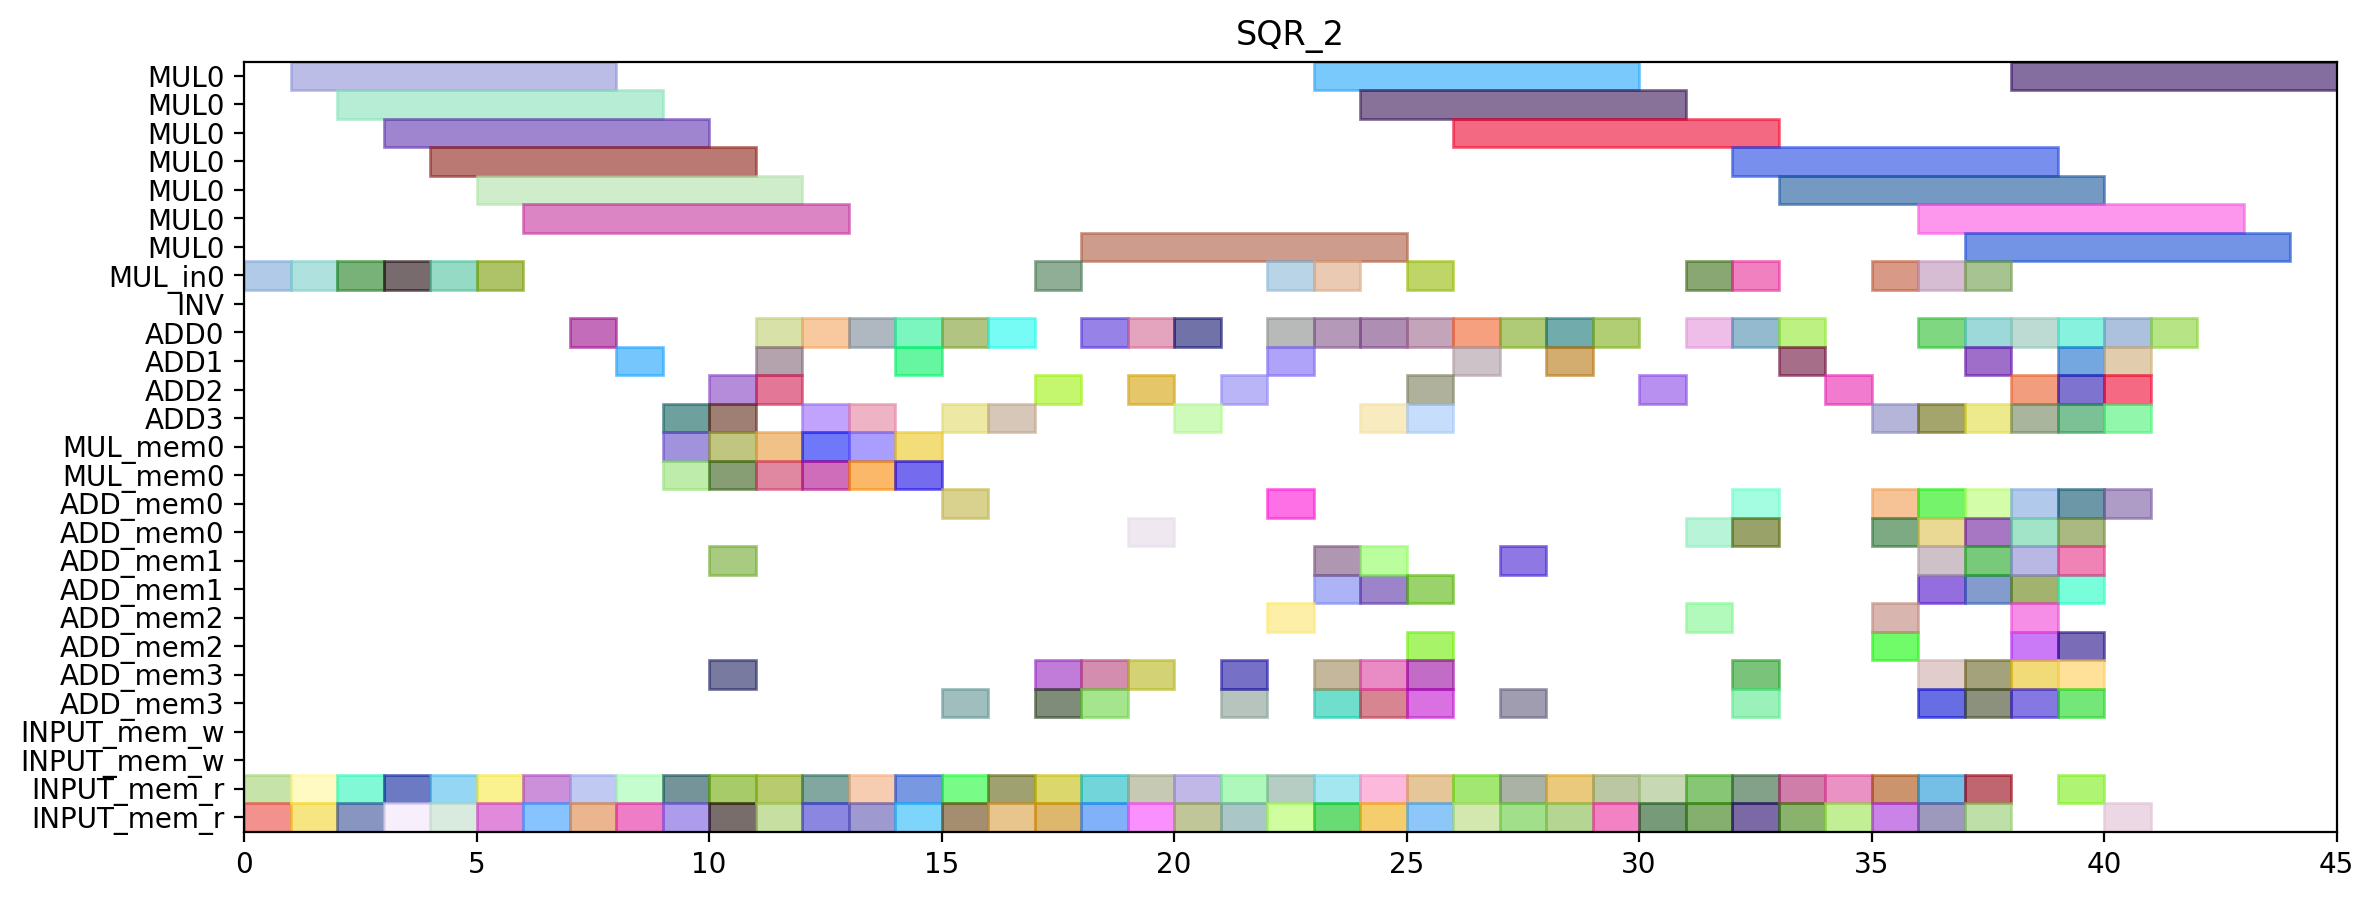

Here is the Python script that generated this plot:
from pyschedule import Scenario, solvers, plotters, alt


def solve():
	horizon = 127
	S = Scenario("SQR_2", horizon=horizon)

	# resource
	MUL = S.Resources('MUL', num=1, size=7)
	MUL_in = S.Resources('MUL_in', num=1)
	INV = S.Resource('INV')
	ADD = S.Resources('ADD', num=4, periods=range(1, horizon))
	MUL_mem = S.Resources('MUL_mem', num=1, size=2)
	ADD_mem = S.Resources('ADD_mem', num=4, size=2)
	INPUT_mem_w = S.Resource('INPUT_mem_w', size=2)
	INPUT_mem_r = S.Resource('INPUT_mem_r', size=2)

	# result of previous scheduling
	c_t2_t3_t1_in = S.Task('c_t2_t3_t1_in', length=1, delay_cost=1)
	S += c_t2_t3_t1_in >= 0
	c_t2_t3_t1_in += MUL_in[0]

	c_t2_t3_t1_mem0 = S.Task('c_t2_t3_t1_mem0', length=1, delay_cost=1)
	S += c_t2_t3_t1_mem0 >= 0
	c_t2_t3_t1_mem0 += INPUT_mem_r

	c_t2_t3_t1_mem1 = S.Task('c_t2_t3_t1_mem1', length=1, delay_cost=1)
	S += c_t2_t3_t1_mem1 >= 0
	c_t2_t3_t1_mem1 += INPUT_mem_r

	c_t2_t3_t0_in = S.Task('c_t2_t3_t0_in', length=1, delay_cost=1)
	S += c_t2_t3_t0_in >= 1
	c_t2_t3_t0_in += MUL_in[0]

	c_t2_t3_t0_mem0 = S.Task('c_t2_t3_t0_mem0', length=1, delay_cost=1)
	S += c_t2_t3_t0_mem0 >= 1
	c_t2_t3_t0_mem0 += INPUT_mem_r

	c_t2_t3_t0_mem1 = S.Task('c_t2_t3_t0_mem1', length=1, delay_cost=1)
	S += c_t2_t3_t0_mem1 >= 1
	c_t2_t3_t0_mem1 += INPUT_mem_r

	c_t2_t3_t1 = S.Task('c_t2_t3_t1', length=7, delay_cost=1)
	S += c_t2_t3_t1 >= 1
	c_t2_t3_t1 += MUL[0]

	c_t1_t3_t1_in = S.Task('c_t1_t3_t1_in', length=1, delay_cost=1)
	S += c_t1_t3_t1_in >= 2
	c_t1_t3_t1_in += MUL_in[0]

	c_t1_t3_t1_mem0 = S.Task('c_t1_t3_t1_mem0', length=1, delay_cost=1)
	S += c_t1_t3_t1_mem0 >= 2
	c_t1_t3_t1_mem0 += INPUT_mem_r

	c_t1_t3_t1_mem1 = S.Task('c_t1_t3_t1_mem1', length=1, delay_cost=1)
	S += c_t1_t3_t1_mem1 >= 2
	c_t1_t3_t1_mem1 += INPUT_mem_r

	c_t2_t3_t0 = S.Task('c_t2_t3_t0', length=7, delay_cost=1)
	S += c_t2_t3_t0 >= 2
	c_t2_t3_t0 += MUL[0]

	c_t1_t3_t0_in = S.Task('c_t1_t3_t0_in', length=1, delay_cost=1)
	S += c_t1_t3_t0_in >= 3
	c_t1_t3_t0_in += MUL_in[0]

	c_t1_t3_t0_mem0 = S.Task('c_t1_t3_t0_mem0', length=1, delay_cost=1)
	S += c_t1_t3_t0_mem0 >= 3
	c_t1_t3_t0_mem0 += INPUT_mem_r

	c_t1_t3_t0_mem1 = S.Task('c_t1_t3_t0_mem1', length=1, delay_cost=1)
	S += c_t1_t3_t0_mem1 >= 3
	c_t1_t3_t0_mem1 += INPUT_mem_r

	c_t1_t3_t1 = S.Task('c_t1_t3_t1', length=7, delay_cost=1)
	S += c_t1_t3_t1 >= 3
	c_t1_t3_t1 += MUL[0]

	c_t0_t3_t1_in = S.Task('c_t0_t3_t1_in', length=1, delay_cost=1)
	S += c_t0_t3_t1_in >= 4
	c_t0_t3_t1_in += MUL_in[0]

	c_t0_t3_t1_mem0 = S.Task('c_t0_t3_t1_mem0', length=1, delay_cost=1)
	S += c_t0_t3_t1_mem0 >= 4
	c_t0_t3_t1_mem0 += INPUT_mem_r

	c_t0_t3_t1_mem1 = S.Task('c_t0_t3_t1_mem1', length=1, delay_cost=1)
	S += c_t0_t3_t1_mem1 >= 4
	c_t0_t3_t1_mem1 += INPUT_mem_r

	c_t1_t3_t0 = S.Task('c_t1_t3_t0', length=7, delay_cost=1)
	S += c_t1_t3_t0 >= 4
	c_t1_t3_t0 += MUL[0]

	c_t0_t3_t0_in = S.Task('c_t0_t3_t0_in', length=1, delay_cost=1)
	S += c_t0_t3_t0_in >= 5
	c_t0_t3_t0_in += MUL_in[0]

	c_t0_t3_t0_mem0 = S.Task('c_t0_t3_t0_mem0', length=1, delay_cost=1)
	S += c_t0_t3_t0_mem0 >= 5
	c_t0_t3_t0_mem0 += INPUT_mem_r

	c_t0_t3_t0_mem1 = S.Task('c_t0_t3_t0_mem1', length=1, delay_cost=1)
	S += c_t0_t3_t0_mem1 >= 5
	c_t0_t3_t0_mem1 += INPUT_mem_r

	c_t0_t3_t1 = S.Task('c_t0_t3_t1', length=7, delay_cost=1)
	S += c_t0_t3_t1 >= 5
	c_t0_t3_t1 += MUL[0]

	c_t0_t3_t0 = S.Task('c_t0_t3_t0', length=7, delay_cost=1)
	S += c_t0_t3_t0 >= 6
	c_t0_t3_t0 += MUL[0]

	c_t1_a1_1_mem0 = S.Task('c_t1_a1_1_mem0', length=1, delay_cost=1)
	S += c_t1_a1_1_mem0 >= 6
	c_t1_a1_1_mem0 += INPUT_mem_r

	c_t1_a1_1_mem1 = S.Task('c_t1_a1_1_mem1', length=1, delay_cost=1)
	S += c_t1_a1_1_mem1 >= 6
	c_t1_a1_1_mem1 += INPUT_mem_r

	c_t1_a1_1 = S.Task('c_t1_a1_1', length=1, delay_cost=1)
	S += c_t1_a1_1 >= 7
	c_t1_a1_1 += ADD[0]

	c_t4001_mem0 = S.Task('c_t4001_mem0', length=1, delay_cost=1)
	S += c_t4001_mem0 >= 7
	c_t4001_mem0 += INPUT_mem_r

	c_t4001_mem1 = S.Task('c_t4001_mem1', length=1, delay_cost=1)
	S += c_t4001_mem1 >= 7
	c_t4001_mem1 += INPUT_mem_r

	c_t4000_mem0 = S.Task('c_t4000_mem0', length=1, delay_cost=1)
	S += c_t4000_mem0 >= 8
	c_t4000_mem0 += INPUT_mem_r

	c_t4000_mem1 = S.Task('c_t4000_mem1', length=1, delay_cost=1)
	S += c_t4000_mem1 >= 8
	c_t4000_mem1 += INPUT_mem_r

	c_t4001 = S.Task('c_t4001', length=1, delay_cost=1)
	S += c_t4001 >= 8
	c_t4001 += ADD[1]

	c_t3011_mem0 = S.Task('c_t3011_mem0', length=1, delay_cost=1)
	S += c_t3011_mem0 >= 9
	c_t3011_mem0 += INPUT_mem_r

	c_t3011_mem1 = S.Task('c_t3011_mem1', length=1, delay_cost=1)
	S += c_t3011_mem1 >= 9
	c_t3011_mem1 += INPUT_mem_r

	c_t4000 = S.Task('c_t4000', length=1, delay_cost=1)
	S += c_t4000 >= 9
	c_t4000 += ADD[3]

	c_t1_t3_t2_mem0 = S.Task('c_t1_t3_t2_mem0', length=1, delay_cost=1)
	S += c_t1_t3_t2_mem0 >= 10
	c_t1_t3_t2_mem0 += INPUT_mem_r

	c_t1_t3_t2_mem1 = S.Task('c_t1_t3_t2_mem1', length=1, delay_cost=1)
	S += c_t1_t3_t2_mem1 >= 10
	c_t1_t3_t2_mem1 += INPUT_mem_r

	c_t3011 = S.Task('c_t3011', length=1, delay_cost=1)
	S += c_t3011 >= 10
	c_t3011 += ADD[3]

	c_t0_t10_mem0 = S.Task('c_t0_t10_mem0', length=1, delay_cost=1)
	S += c_t0_t10_mem0 >= 11
	c_t0_t10_mem0 += INPUT_mem_r

	c_t0_t10_mem1 = S.Task('c_t0_t10_mem1', length=1, delay_cost=1)
	S += c_t0_t10_mem1 >= 11
	c_t0_t10_mem1 += INPUT_mem_r

	c_t1_t3_t2 = S.Task('c_t1_t3_t2', length=1, delay_cost=1)
	S += c_t1_t3_t2 >= 11
	c_t1_t3_t2 += ADD[0]

	c_t0_t10 = S.Task('c_t0_t10', length=1, delay_cost=1)
	S += c_t0_t10 >= 12
	c_t0_t10 += ADD[3]

	c_t1_t10_mem0 = S.Task('c_t1_t10_mem0', length=1, delay_cost=1)
	S += c_t1_t10_mem0 >= 12
	c_t1_t10_mem0 += INPUT_mem_r

	c_t1_t10_mem1 = S.Task('c_t1_t10_mem1', length=1, delay_cost=1)
	S += c_t1_t10_mem1 >= 12
	c_t1_t10_mem1 += INPUT_mem_r

	c_t1_t10 = S.Task('c_t1_t10', length=1, delay_cost=1)
	S += c_t1_t10 >= 13
	c_t1_t10 += ADD[3]

	c_t1_t11_mem0 = S.Task('c_t1_t11_mem0', length=1, delay_cost=1)
	S += c_t1_t11_mem0 >= 13
	c_t1_t11_mem0 += INPUT_mem_r

	c_t1_t11_mem1 = S.Task('c_t1_t11_mem1', length=1, delay_cost=1)
	S += c_t1_t11_mem1 >= 13
	c_t1_t11_mem1 += INPUT_mem_r

	c_t0_t3_t3_mem0 = S.Task('c_t0_t3_t3_mem0', length=1, delay_cost=1)
	S += c_t0_t3_t3_mem0 >= 14
	c_t0_t3_t3_mem0 += INPUT_mem_r

	c_t0_t3_t3_mem1 = S.Task('c_t0_t3_t3_mem1', length=1, delay_cost=1)
	S += c_t0_t3_t3_mem1 >= 14
	c_t0_t3_t3_mem1 += INPUT_mem_r

	c_t1_t11 = S.Task('c_t1_t11', length=1, delay_cost=1)
	S += c_t1_t11 >= 14
	c_t1_t11 += ADD[0]

	c_t0_t3_t3 = S.Task('c_t0_t3_t3', length=1, delay_cost=1)
	S += c_t0_t3_t3 >= 15
	c_t0_t3_t3 += ADD[0]

	c_t3001_mem0 = S.Task('c_t3001_mem0', length=1, delay_cost=1)
	S += c_t3001_mem0 >= 15
	c_t3001_mem0 += INPUT_mem_r

	c_t3001_mem1 = S.Task('c_t3001_mem1', length=1, delay_cost=1)
	S += c_t3001_mem1 >= 15
	c_t3001_mem1 += INPUT_mem_r

	c_t2_t3_t3_mem0 = S.Task('c_t2_t3_t3_mem0', length=1, delay_cost=1)
	S += c_t2_t3_t3_mem0 >= 16
	c_t2_t3_t3_mem0 += INPUT_mem_r

	c_t2_t3_t3_mem1 = S.Task('c_t2_t3_t3_mem1', length=1, delay_cost=1)
	S += c_t2_t3_t3_mem1 >= 16
	c_t2_t3_t3_mem1 += INPUT_mem_r

	c_t3001 = S.Task('c_t3001', length=1, delay_cost=1)
	S += c_t3001 >= 16
	c_t3001 += ADD[3]

	c_t0_t11_mem0 = S.Task('c_t0_t11_mem0', length=1, delay_cost=1)
	S += c_t0_t11_mem0 >= 17
	c_t0_t11_mem0 += INPUT_mem_r

	c_t0_t11_mem1 = S.Task('c_t0_t11_mem1', length=1, delay_cost=1)
	S += c_t0_t11_mem1 >= 17
	c_t0_t11_mem1 += INPUT_mem_r

	c_t2_t3_t3 = S.Task('c_t2_t3_t3', length=1, delay_cost=1)
	S += c_t2_t3_t3 >= 17
	c_t2_t3_t3 += ADD[2]

	c_t0_a1_0_mem0 = S.Task('c_t0_a1_0_mem0', length=1, delay_cost=1)
	S += c_t0_a1_0_mem0 >= 18
	c_t0_a1_0_mem0 += INPUT_mem_r

	c_t0_a1_0_mem1 = S.Task('c_t0_a1_0_mem1', length=1, delay_cost=1)
	S += c_t0_a1_0_mem1 >= 18
	c_t0_a1_0_mem1 += INPUT_mem_r

	c_t0_t11 = S.Task('c_t0_t11', length=1, delay_cost=1)
	S += c_t0_t11 >= 18
	c_t0_t11 += ADD[0]

	c_t0_a1_0 = S.Task('c_t0_a1_0', length=1, delay_cost=1)
	S += c_t0_a1_0 >= 19
	c_t0_a1_0 += ADD[0]

	c_t3000_mem0 = S.Task('c_t3000_mem0', length=1, delay_cost=1)
	S += c_t3000_mem0 >= 19
	c_t3000_mem0 += INPUT_mem_r

	c_t3000_mem1 = S.Task('c_t3000_mem1', length=1, delay_cost=1)
	S += c_t3000_mem1 >= 19
	c_t3000_mem1 += INPUT_mem_r

	c_t0_t3_t2_mem0 = S.Task('c_t0_t3_t2_mem0', length=1, delay_cost=1)
	S += c_t0_t3_t2_mem0 >= 20
	c_t0_t3_t2_mem0 += INPUT_mem_r

	c_t0_t3_t2_mem1 = S.Task('c_t0_t3_t2_mem1', length=1, delay_cost=1)
	S += c_t0_t3_t2_mem1 >= 20
	c_t0_t3_t2_mem1 += INPUT_mem_r

	c_t3000 = S.Task('c_t3000', length=1, delay_cost=1)
	S += c_t3000 >= 20
	c_t3000 += ADD[3]

	c_t0_t3_t2 = S.Task('c_t0_t3_t2', length=1, delay_cost=1)
	S += c_t0_t3_t2 >= 21
	c_t0_t3_t2 += ADD[2]

	c_t3010_mem0 = S.Task('c_t3010_mem0', length=1, delay_cost=1)
	S += c_t3010_mem0 >= 21
	c_t3010_mem0 += INPUT_mem_r

	c_t3010_mem1 = S.Task('c_t3010_mem1', length=1, delay_cost=1)
	S += c_t3010_mem1 >= 21
	c_t3010_mem1 += INPUT_mem_r

	c_t1_a1_0_mem0 = S.Task('c_t1_a1_0_mem0', length=1, delay_cost=1)
	S += c_t1_a1_0_mem0 >= 22
	c_t1_a1_0_mem0 += INPUT_mem_r

	c_t1_a1_0_mem1 = S.Task('c_t1_a1_0_mem1', length=1, delay_cost=1)
	S += c_t1_a1_0_mem1 >= 22
	c_t1_a1_0_mem1 += INPUT_mem_r

	c_t3010 = S.Task('c_t3010', length=1, delay_cost=1)
	S += c_t3010 >= 22
	c_t3010 += ADD[1]

	c_t1_a1_0 = S.Task('c_t1_a1_0', length=1, delay_cost=1)
	S += c_t1_a1_0 >= 23
	c_t1_a1_0 += ADD[0]

	c_t2_t3_t2_mem0 = S.Task('c_t2_t3_t2_mem0', length=1, delay_cost=1)
	S += c_t2_t3_t2_mem0 >= 23
	c_t2_t3_t2_mem0 += INPUT_mem_r

	c_t2_t3_t2_mem1 = S.Task('c_t2_t3_t2_mem1', length=1, delay_cost=1)
	S += c_t2_t3_t2_mem1 >= 23
	c_t2_t3_t2_mem1 += INPUT_mem_r

	c_t2_t11_mem0 = S.Task('c_t2_t11_mem0', length=1, delay_cost=1)
	S += c_t2_t11_mem0 >= 24
	c_t2_t11_mem0 += INPUT_mem_r

	c_t2_t11_mem1 = S.Task('c_t2_t11_mem1', length=1, delay_cost=1)
	S += c_t2_t11_mem1 >= 24
	c_t2_t11_mem1 += INPUT_mem_r

	c_t2_t3_t2 = S.Task('c_t2_t3_t2', length=1, delay_cost=1)
	S += c_t2_t3_t2 >= 24
	c_t2_t3_t2 += ADD[3]

	c_t2_t10_mem0 = S.Task('c_t2_t10_mem0', length=1, delay_cost=1)
	S += c_t2_t10_mem0 >= 25
	c_t2_t10_mem0 += INPUT_mem_r

	c_t2_t10_mem1 = S.Task('c_t2_t10_mem1', length=1, delay_cost=1)
	S += c_t2_t10_mem1 >= 25
	c_t2_t10_mem1 += INPUT_mem_r

	c_t2_t11 = S.Task('c_t2_t11', length=1, delay_cost=1)
	S += c_t2_t11 >= 25
	c_t2_t11 += ADD[3]

	c_t2_a1_1_mem0 = S.Task('c_t2_a1_1_mem0', length=1, delay_cost=1)
	S += c_t2_a1_1_mem0 >= 26
	c_t2_a1_1_mem0 += INPUT_mem_r

	c_t2_a1_1_mem1 = S.Task('c_t2_a1_1_mem1', length=1, delay_cost=1)
	S += c_t2_a1_1_mem1 >= 26
	c_t2_a1_1_mem1 += INPUT_mem_r

	c_t2_t10 = S.Task('c_t2_t10', length=1, delay_cost=1)
	S += c_t2_t10 >= 26
	c_t2_t10 += ADD[1]

	c_t0_a1_1_mem0 = S.Task('c_t0_a1_1_mem0', length=1, delay_cost=1)
	S += c_t0_a1_1_mem0 >= 27
	c_t0_a1_1_mem0 += INPUT_mem_r

	c_t0_a1_1_mem1 = S.Task('c_t0_a1_1_mem1', length=1, delay_cost=1)
	S += c_t0_a1_1_mem1 >= 27
	c_t0_a1_1_mem1 += INPUT_mem_r

	c_t2_a1_1 = S.Task('c_t2_a1_1', length=1, delay_cost=1)
	S += c_t2_a1_1 >= 27
	c_t2_a1_1 += ADD[0]

	c_t0_a1_1 = S.Task('c_t0_a1_1', length=1, delay_cost=1)
	S += c_t0_a1_1 >= 28
	c_t0_a1_1 += ADD[1]

	c_t2_a1_0_mem0 = S.Task('c_t2_a1_0_mem0', length=1, delay_cost=1)
	S += c_t2_a1_0_mem0 >= 28
	c_t2_a1_0_mem0 += INPUT_mem_r

	c_t2_a1_0_mem1 = S.Task('c_t2_a1_0_mem1', length=1, delay_cost=1)
	S += c_t2_a1_0_mem1 >= 28
	c_t2_a1_0_mem1 += INPUT_mem_r

	c_t1_t3_t3_mem0 = S.Task('c_t1_t3_t3_mem0', length=1, delay_cost=1)
	S += c_t1_t3_t3_mem0 >= 29
	c_t1_t3_t3_mem0 += INPUT_mem_r

	c_t1_t3_t3_mem1 = S.Task('c_t1_t3_t3_mem1', length=1, delay_cost=1)
	S += c_t1_t3_t3_mem1 >= 29
	c_t1_t3_t3_mem1 += INPUT_mem_r

	c_t2_a1_0 = S.Task('c_t2_a1_0', length=1, delay_cost=1)
	S += c_t2_a1_0 >= 29
	c_t2_a1_0 += ADD[0]

	c_t1_t3_t3 = S.Task('c_t1_t3_t3', length=1, delay_cost=1)
	S += c_t1_t3_t3 >= 30
	c_t1_t3_t3 += ADD[2]

	c_t4010_mem0 = S.Task('c_t4010_mem0', length=1, delay_cost=1)
	S += c_t4010_mem0 >= 30
	c_t4010_mem0 += INPUT_mem_r

	c_t4010_mem1 = S.Task('c_t4010_mem1', length=1, delay_cost=1)
	S += c_t4010_mem1 >= 30
	c_t4010_mem1 += INPUT_mem_r

	c_t4010 = S.Task('c_t4010', length=1, delay_cost=1)
	S += c_t4010 >= 31
	c_t4010 += ADD[0]

	c_t5000_mem0 = S.Task('c_t5000_mem0', length=1, delay_cost=1)
	S += c_t5000_mem0 >= 31
	c_t5000_mem0 += INPUT_mem_r

	c_t5000_mem1 = S.Task('c_t5000_mem1', length=1, delay_cost=1)
	S += c_t5000_mem1 >= 31
	c_t5000_mem1 += INPUT_mem_r

	c_t5000 = S.Task('c_t5000', length=1, delay_cost=1)
	S += c_t5000 >= 32
	c_t5000 += ADD[0]

	c_t5011_mem0 = S.Task('c_t5011_mem0', length=1, delay_cost=1)
	S += c_t5011_mem0 >= 32
	c_t5011_mem0 += INPUT_mem_r

	c_t5011_mem1 = S.Task('c_t5011_mem1', length=1, delay_cost=1)
	S += c_t5011_mem1 >= 32
	c_t5011_mem1 += INPUT_mem_r

	c_t5010_mem0 = S.Task('c_t5010_mem0', length=1, delay_cost=1)
	S += c_t5010_mem0 >= 33
	c_t5010_mem0 += INPUT_mem_r

	c_t5010_mem1 = S.Task('c_t5010_mem1', length=1, delay_cost=1)
	S += c_t5010_mem1 >= 33
	c_t5010_mem1 += INPUT_mem_r

	c_t5011 = S.Task('c_t5011', length=1, delay_cost=1)
	S += c_t5011 >= 33
	c_t5011 += ADD[1]

	c_t4011_mem0 = S.Task('c_t4011_mem0', length=1, delay_cost=1)
	S += c_t4011_mem0 >= 34
	c_t4011_mem0 += INPUT_mem_r

	c_t4011_mem1 = S.Task('c_t4011_mem1', length=1, delay_cost=1)
	S += c_t4011_mem1 >= 34
	c_t4011_mem1 += INPUT_mem_r

	c_t5010 = S.Task('c_t5010', length=1, delay_cost=1)
	S += c_t5010 >= 34
	c_t5010 += ADD[2]

	c_t4011 = S.Task('c_t4011', length=1, delay_cost=1)
	S += c_t4011 >= 35
	c_t4011 += ADD[3]

	c_t5001_mem0 = S.Task('c_t5001_mem0', length=1, delay_cost=1)
	S += c_t5001_mem0 >= 35
	c_t5001_mem0 += INPUT_mem_r

	c_t5001_mem1 = S.Task('c_t5001_mem1', length=1, delay_cost=1)
	S += c_t5001_mem1 >= 35
	c_t5001_mem1 += INPUT_mem_r

	c_t5001 = S.Task('c_t5001', length=1, delay_cost=1)
	S += c_t5001 >= 36
	c_t5001 += ADD[3]


	# new tasks
	c_t0_t00 = S.Task('c_t0_t00', length=1, delay_cost=1)
	c_t0_t00 += alt(ADD)

	c_t0_t00_mem0 = S.Task('c_t0_t00_mem0', length=1, delay_cost=1)
	c_t0_t00_mem0 += INPUT_mem_r
	S += c_t0_t00_mem0 <= c_t0_t00

	c_t0_t00_mem1 = S.Task('c_t0_t00_mem1', length=1, delay_cost=1)
	c_t0_t00_mem1 += ADD_mem[0]
	S += 20 < c_t0_t00_mem1
	S += c_t0_t00_mem1 <= c_t0_t00

	c_t0_t01 = S.Task('c_t0_t01', length=1, delay_cost=1)
	c_t0_t01 += alt(ADD)

	c_t0_t01_mem0 = S.Task('c_t0_t01_mem0', length=1, delay_cost=1)
	c_t0_t01_mem0 += INPUT_mem_r
	S += c_t0_t01_mem0 <= c_t0_t01

	c_t0_t01_mem1 = S.Task('c_t0_t01_mem1', length=1, delay_cost=1)
	c_t0_t01_mem1 += ADD_mem[1]
	S += 29 < c_t0_t01_mem1
	S += c_t0_t01_mem1 <= c_t0_t01

	c_t0_t2_t3 = S.Task('c_t0_t2_t3', length=1, delay_cost=1)
	c_t0_t2_t3 += alt(ADD)

	c_t0_t2_t3_mem0 = S.Task('c_t0_t2_t3_mem0', length=1, delay_cost=1)
	c_t0_t2_t3_mem0 += ADD_mem[3]
	S += 13 < c_t0_t2_t3_mem0
	S += c_t0_t2_t3_mem0 <= c_t0_t2_t3

	c_t0_t2_t3_mem1 = S.Task('c_t0_t2_t3_mem1', length=1, delay_cost=1)
	c_t0_t2_t3_mem1 += ADD_mem[0]
	S += 19 < c_t0_t2_t3_mem1
	S += c_t0_t2_t3_mem1 <= c_t0_t2_t3

	c_t0_t3_t4_in = S.Task('c_t0_t3_t4_in', length=1, delay_cost=1)
	c_t0_t3_t4_in += alt(MUL_in)
	c_t0_t3_t4 = S.Task('c_t0_t3_t4', length=7, delay_cost=1)
	c_t0_t3_t4 += alt(MUL)
	S += c_t0_t3_t4>=c_t0_t3_t4_in

	c_t0_t3_t4_mem0 = S.Task('c_t0_t3_t4_mem0', length=1, delay_cost=1)
	c_t0_t3_t4_mem0 += ADD_mem[2]
	S += 22 < c_t0_t3_t4_mem0
	S += c_t0_t3_t4_mem0 <= c_t0_t3_t4

	c_t0_t3_t4_mem1 = S.Task('c_t0_t3_t4_mem1', length=1, delay_cost=1)
	c_t0_t3_t4_mem1 += ADD_mem[0]
	S += 16 < c_t0_t3_t4_mem1
	S += c_t0_t3_t4_mem1 <= c_t0_t3_t4

	c_t0_t30 = S.Task('c_t0_t30', length=1, delay_cost=1)
	c_t0_t30 += alt(ADD)

	c_t0_t30_mem0 = S.Task('c_t0_t30_mem0', length=1, delay_cost=1)
	c_t0_t30_mem0 += MUL_mem[0]
	S += 13 < c_t0_t30_mem0
	S += c_t0_t30_mem0 <= c_t0_t30

	c_t0_t30_mem1 = S.Task('c_t0_t30_mem1', length=1, delay_cost=1)
	c_t0_t30_mem1 += MUL_mem[0]
	S += 12 < c_t0_t30_mem1
	S += c_t0_t30_mem1 <= c_t0_t30

	c_t0_t3_t5 = S.Task('c_t0_t3_t5', length=1, delay_cost=1)
	c_t0_t3_t5 += alt(ADD)

	c_t0_t3_t5_mem0 = S.Task('c_t0_t3_t5_mem0', length=1, delay_cost=1)
	c_t0_t3_t5_mem0 += MUL_mem[0]
	S += 13 < c_t0_t3_t5_mem0
	S += c_t0_t3_t5_mem0 <= c_t0_t3_t5

	c_t0_t3_t5_mem1 = S.Task('c_t0_t3_t5_mem1', length=1, delay_cost=1)
	c_t0_t3_t5_mem1 += MUL_mem[0]
	S += 12 < c_t0_t3_t5_mem1
	S += c_t0_t3_t5_mem1 <= c_t0_t3_t5

	c_t1_t00 = S.Task('c_t1_t00', length=1, delay_cost=1)
	c_t1_t00 += alt(ADD)

	c_t1_t00_mem0 = S.Task('c_t1_t00_mem0', length=1, delay_cost=1)
	c_t1_t00_mem0 += INPUT_mem_r
	S += c_t1_t00_mem0 <= c_t1_t00

	c_t1_t00_mem1 = S.Task('c_t1_t00_mem1', length=1, delay_cost=1)
	c_t1_t00_mem1 += ADD_mem[0]
	S += 24 < c_t1_t00_mem1
	S += c_t1_t00_mem1 <= c_t1_t00

	c_t1_t01 = S.Task('c_t1_t01', length=1, delay_cost=1)
	c_t1_t01 += alt(ADD)

	c_t1_t01_mem0 = S.Task('c_t1_t01_mem0', length=1, delay_cost=1)
	c_t1_t01_mem0 += INPUT_mem_r
	S += c_t1_t01_mem0 <= c_t1_t01

	c_t1_t01_mem1 = S.Task('c_t1_t01_mem1', length=1, delay_cost=1)
	c_t1_t01_mem1 += ADD_mem[0]
	S += 8 < c_t1_t01_mem1
	S += c_t1_t01_mem1 <= c_t1_t01

	c_t1_t2_t3 = S.Task('c_t1_t2_t3', length=1, delay_cost=1)
	c_t1_t2_t3 += alt(ADD)

	c_t1_t2_t3_mem0 = S.Task('c_t1_t2_t3_mem0', length=1, delay_cost=1)
	c_t1_t2_t3_mem0 += ADD_mem[3]
	S += 14 < c_t1_t2_t3_mem0
	S += c_t1_t2_t3_mem0 <= c_t1_t2_t3

	c_t1_t2_t3_mem1 = S.Task('c_t1_t2_t3_mem1', length=1, delay_cost=1)
	c_t1_t2_t3_mem1 += ADD_mem[0]
	S += 15 < c_t1_t2_t3_mem1
	S += c_t1_t2_t3_mem1 <= c_t1_t2_t3

	c_t1_t3_t4_in = S.Task('c_t1_t3_t4_in', length=1, delay_cost=1)
	c_t1_t3_t4_in += alt(MUL_in)
	c_t1_t3_t4 = S.Task('c_t1_t3_t4', length=7, delay_cost=1)
	c_t1_t3_t4 += alt(MUL)
	S += c_t1_t3_t4>=c_t1_t3_t4_in

	c_t1_t3_t4_mem0 = S.Task('c_t1_t3_t4_mem0', length=1, delay_cost=1)
	c_t1_t3_t4_mem0 += ADD_mem[0]
	S += 12 < c_t1_t3_t4_mem0
	S += c_t1_t3_t4_mem0 <= c_t1_t3_t4

	c_t1_t3_t4_mem1 = S.Task('c_t1_t3_t4_mem1', length=1, delay_cost=1)
	c_t1_t3_t4_mem1 += ADD_mem[2]
	S += 31 < c_t1_t3_t4_mem1
	S += c_t1_t3_t4_mem1 <= c_t1_t3_t4

	c_t1_t30 = S.Task('c_t1_t30', length=1, delay_cost=1)
	c_t1_t30 += alt(ADD)

	c_t1_t30_mem0 = S.Task('c_t1_t30_mem0', length=1, delay_cost=1)
	c_t1_t30_mem0 += MUL_mem[0]
	S += 11 < c_t1_t30_mem0
	S += c_t1_t30_mem0 <= c_t1_t30

	c_t1_t30_mem1 = S.Task('c_t1_t30_mem1', length=1, delay_cost=1)
	c_t1_t30_mem1 += MUL_mem[0]
	S += 10 < c_t1_t30_mem1
	S += c_t1_t30_mem1 <= c_t1_t30

	c_t1_t3_t5 = S.Task('c_t1_t3_t5', length=1, delay_cost=1)
	c_t1_t3_t5 += alt(ADD)

	c_t1_t3_t5_mem0 = S.Task('c_t1_t3_t5_mem0', length=1, delay_cost=1)
	c_t1_t3_t5_mem0 += MUL_mem[0]
	S += 11 < c_t1_t3_t5_mem0
	S += c_t1_t3_t5_mem0 <= c_t1_t3_t5

	c_t1_t3_t5_mem1 = S.Task('c_t1_t3_t5_mem1', length=1, delay_cost=1)
	c_t1_t3_t5_mem1 += MUL_mem[0]
	S += 10 < c_t1_t3_t5_mem1
	S += c_t1_t3_t5_mem1 <= c_t1_t3_t5

	c_t2_t00 = S.Task('c_t2_t00', length=1, delay_cost=1)
	c_t2_t00 += alt(ADD)

	c_t2_t00_mem0 = S.Task('c_t2_t00_mem0', length=1, delay_cost=1)
	c_t2_t00_mem0 += INPUT_mem_r
	S += c_t2_t00_mem0 <= c_t2_t00

	c_t2_t00_mem1 = S.Task('c_t2_t00_mem1', length=1, delay_cost=1)
	c_t2_t00_mem1 += ADD_mem[0]
	S += 30 < c_t2_t00_mem1
	S += c_t2_t00_mem1 <= c_t2_t00

	c_t2_t01 = S.Task('c_t2_t01', length=1, delay_cost=1)
	c_t2_t01 += alt(ADD)

	c_t2_t01_mem0 = S.Task('c_t2_t01_mem0', length=1, delay_cost=1)
	c_t2_t01_mem0 += INPUT_mem_r
	S += c_t2_t01_mem0 <= c_t2_t01

	c_t2_t01_mem1 = S.Task('c_t2_t01_mem1', length=1, delay_cost=1)
	c_t2_t01_mem1 += ADD_mem[0]
	S += 28 < c_t2_t01_mem1
	S += c_t2_t01_mem1 <= c_t2_t01

	c_t2_t2_t3 = S.Task('c_t2_t2_t3', length=1, delay_cost=1)
	c_t2_t2_t3 += alt(ADD)

	c_t2_t2_t3_mem0 = S.Task('c_t2_t2_t3_mem0', length=1, delay_cost=1)
	c_t2_t2_t3_mem0 += ADD_mem[1]
	S += 27 < c_t2_t2_t3_mem0
	S += c_t2_t2_t3_mem0 <= c_t2_t2_t3

	c_t2_t2_t3_mem1 = S.Task('c_t2_t2_t3_mem1', length=1, delay_cost=1)
	c_t2_t2_t3_mem1 += ADD_mem[3]
	S += 26 < c_t2_t2_t3_mem1
	S += c_t2_t2_t3_mem1 <= c_t2_t2_t3

	c_t2_t3_t4_in = S.Task('c_t2_t3_t4_in', length=1, delay_cost=1)
	c_t2_t3_t4_in += alt(MUL_in)
	c_t2_t3_t4 = S.Task('c_t2_t3_t4', length=7, delay_cost=1)
	c_t2_t3_t4 += alt(MUL)
	S += c_t2_t3_t4>=c_t2_t3_t4_in

	c_t2_t3_t4_mem0 = S.Task('c_t2_t3_t4_mem0', length=1, delay_cost=1)
	c_t2_t3_t4_mem0 += ADD_mem[3]
	S += 25 < c_t2_t3_t4_mem0
	S += c_t2_t3_t4_mem0 <= c_t2_t3_t4

	c_t2_t3_t4_mem1 = S.Task('c_t2_t3_t4_mem1', length=1, delay_cost=1)
	c_t2_t3_t4_mem1 += ADD_mem[2]
	S += 18 < c_t2_t3_t4_mem1
	S += c_t2_t3_t4_mem1 <= c_t2_t3_t4

	c_t2_t30 = S.Task('c_t2_t30', length=1, delay_cost=1)
	c_t2_t30 += alt(ADD)

	c_t2_t30_mem0 = S.Task('c_t2_t30_mem0', length=1, delay_cost=1)
	c_t2_t30_mem0 += MUL_mem[0]
	S += 9 < c_t2_t30_mem0
	S += c_t2_t30_mem0 <= c_t2_t30

	c_t2_t30_mem1 = S.Task('c_t2_t30_mem1', length=1, delay_cost=1)
	c_t2_t30_mem1 += MUL_mem[0]
	S += 8 < c_t2_t30_mem1
	S += c_t2_t30_mem1 <= c_t2_t30

	c_t2_t3_t5 = S.Task('c_t2_t3_t5', length=1, delay_cost=1)
	c_t2_t3_t5 += alt(ADD)

	c_t2_t3_t5_mem0 = S.Task('c_t2_t3_t5_mem0', length=1, delay_cost=1)
	c_t2_t3_t5_mem0 += MUL_mem[0]
	S += 9 < c_t2_t3_t5_mem0
	S += c_t2_t3_t5_mem0 <= c_t2_t3_t5

	c_t2_t3_t5_mem1 = S.Task('c_t2_t3_t5_mem1', length=1, delay_cost=1)
	c_t2_t3_t5_mem1 += MUL_mem[0]
	S += 8 < c_t2_t3_t5_mem1
	S += c_t2_t3_t5_mem1 <= c_t2_t3_t5

	c_t3_a1_0 = S.Task('c_t3_a1_0', length=1, delay_cost=1)
	c_t3_a1_0 += alt(ADD)

	c_t3_a1_0_mem0 = S.Task('c_t3_a1_0_mem0', length=1, delay_cost=1)
	c_t3_a1_0_mem0 += ADD_mem[1]
	S += 23 < c_t3_a1_0_mem0
	S += c_t3_a1_0_mem0 <= c_t3_a1_0

	c_t3_a1_0_mem1 = S.Task('c_t3_a1_0_mem1', length=1, delay_cost=1)
	c_t3_a1_0_mem1 += ADD_mem[3]
	S += 11 < c_t3_a1_0_mem1
	S += c_t3_a1_0_mem1 <= c_t3_a1_0

	c_t3_a1_1 = S.Task('c_t3_a1_1', length=1, delay_cost=1)
	c_t3_a1_1 += alt(ADD)

	c_t3_a1_1_mem0 = S.Task('c_t3_a1_1_mem0', length=1, delay_cost=1)
	c_t3_a1_1_mem0 += ADD_mem[3]
	S += 11 < c_t3_a1_1_mem0
	S += c_t3_a1_1_mem0 <= c_t3_a1_1

	c_t3_a1_1_mem1 = S.Task('c_t3_a1_1_mem1', length=1, delay_cost=1)
	c_t3_a1_1_mem1 += ADD_mem[1]
	S += 23 < c_t3_a1_1_mem1
	S += c_t3_a1_1_mem1 <= c_t3_a1_1

	c_t3_t10 = S.Task('c_t3_t10', length=1, delay_cost=1)
	c_t3_t10 += alt(ADD)

	c_t3_t10_mem0 = S.Task('c_t3_t10_mem0', length=1, delay_cost=1)
	c_t3_t10_mem0 += ADD_mem[3]
	S += 21 < c_t3_t10_mem0
	S += c_t3_t10_mem0 <= c_t3_t10

	c_t3_t10_mem1 = S.Task('c_t3_t10_mem1', length=1, delay_cost=1)
	c_t3_t10_mem1 += ADD_mem[1]
	S += 23 < c_t3_t10_mem1
	S += c_t3_t10_mem1 <= c_t3_t10

	c_t3_t11 = S.Task('c_t3_t11', length=1, delay_cost=1)
	c_t3_t11 += alt(ADD)

	c_t3_t11_mem0 = S.Task('c_t3_t11_mem0', length=1, delay_cost=1)
	c_t3_t11_mem0 += ADD_mem[3]
	S += 17 < c_t3_t11_mem0
	S += c_t3_t11_mem0 <= c_t3_t11

	c_t3_t11_mem1 = S.Task('c_t3_t11_mem1', length=1, delay_cost=1)
	c_t3_t11_mem1 += ADD_mem[3]
	S += 11 < c_t3_t11_mem1
	S += c_t3_t11_mem1 <= c_t3_t11

	c_t3_t3_t0_in = S.Task('c_t3_t3_t0_in', length=1, delay_cost=1)
	c_t3_t3_t0_in += alt(MUL_in)
	c_t3_t3_t0 = S.Task('c_t3_t3_t0', length=7, delay_cost=1)
	c_t3_t3_t0 += alt(MUL)
	S += c_t3_t3_t0>=c_t3_t3_t0_in

	c_t3_t3_t0_mem0 = S.Task('c_t3_t3_t0_mem0', length=1, delay_cost=1)
	c_t3_t3_t0_mem0 += ADD_mem[3]
	S += 21 < c_t3_t3_t0_mem0
	S += c_t3_t3_t0_mem0 <= c_t3_t3_t0

	c_t3_t3_t0_mem1 = S.Task('c_t3_t3_t0_mem1', length=1, delay_cost=1)
	c_t3_t3_t0_mem1 += ADD_mem[1]
	S += 23 < c_t3_t3_t0_mem1
	S += c_t3_t3_t0_mem1 <= c_t3_t3_t0

	c_t3_t3_t1_in = S.Task('c_t3_t3_t1_in', length=1, delay_cost=1)
	c_t3_t3_t1_in += alt(MUL_in)
	c_t3_t3_t1 = S.Task('c_t3_t3_t1', length=7, delay_cost=1)
	c_t3_t3_t1 += alt(MUL)
	S += c_t3_t3_t1>=c_t3_t3_t1_in

	c_t3_t3_t1_mem0 = S.Task('c_t3_t3_t1_mem0', length=1, delay_cost=1)
	c_t3_t3_t1_mem0 += ADD_mem[3]
	S += 17 < c_t3_t3_t1_mem0
	S += c_t3_t3_t1_mem0 <= c_t3_t3_t1

	c_t3_t3_t1_mem1 = S.Task('c_t3_t3_t1_mem1', length=1, delay_cost=1)
	c_t3_t3_t1_mem1 += ADD_mem[3]
	S += 11 < c_t3_t3_t1_mem1
	S += c_t3_t3_t1_mem1 <= c_t3_t3_t1

	c_t3_t3_t2 = S.Task('c_t3_t3_t2', length=1, delay_cost=1)
	c_t3_t3_t2 += alt(ADD)

	c_t3_t3_t2_mem0 = S.Task('c_t3_t3_t2_mem0', length=1, delay_cost=1)
	c_t3_t3_t2_mem0 += ADD_mem[3]
	S += 21 < c_t3_t3_t2_mem0
	S += c_t3_t3_t2_mem0 <= c_t3_t3_t2

	c_t3_t3_t2_mem1 = S.Task('c_t3_t3_t2_mem1', length=1, delay_cost=1)
	c_t3_t3_t2_mem1 += ADD_mem[3]
	S += 17 < c_t3_t3_t2_mem1
	S += c_t3_t3_t2_mem1 <= c_t3_t3_t2

	c_t3_t3_t3 = S.Task('c_t3_t3_t3', length=1, delay_cost=1)
	c_t3_t3_t3 += alt(ADD)

	c_t3_t3_t3_mem0 = S.Task('c_t3_t3_t3_mem0', length=1, delay_cost=1)
	c_t3_t3_t3_mem0 += ADD_mem[1]
	S += 23 < c_t3_t3_t3_mem0
	S += c_t3_t3_t3_mem0 <= c_t3_t3_t3

	c_t3_t3_t3_mem1 = S.Task('c_t3_t3_t3_mem1', length=1, delay_cost=1)
	c_t3_t3_t3_mem1 += ADD_mem[3]
	S += 11 < c_t3_t3_t3_mem1
	S += c_t3_t3_t3_mem1 <= c_t3_t3_t3

	c_t4_a1_0 = S.Task('c_t4_a1_0', length=1, delay_cost=1)
	c_t4_a1_0 += alt(ADD)

	c_t4_a1_0_mem0 = S.Task('c_t4_a1_0_mem0', length=1, delay_cost=1)
	c_t4_a1_0_mem0 += ADD_mem[0]
	S += 32 < c_t4_a1_0_mem0
	S += c_t4_a1_0_mem0 <= c_t4_a1_0

	c_t4_a1_0_mem1 = S.Task('c_t4_a1_0_mem1', length=1, delay_cost=1)
	c_t4_a1_0_mem1 += ADD_mem[3]
	S += 36 < c_t4_a1_0_mem1
	S += c_t4_a1_0_mem1 <= c_t4_a1_0

	c_t4_a1_1 = S.Task('c_t4_a1_1', length=1, delay_cost=1)
	c_t4_a1_1 += alt(ADD)

	c_t4_a1_1_mem0 = S.Task('c_t4_a1_1_mem0', length=1, delay_cost=1)
	c_t4_a1_1_mem0 += ADD_mem[3]
	S += 36 < c_t4_a1_1_mem0
	S += c_t4_a1_1_mem0 <= c_t4_a1_1

	c_t4_a1_1_mem1 = S.Task('c_t4_a1_1_mem1', length=1, delay_cost=1)
	c_t4_a1_1_mem1 += ADD_mem[0]
	S += 32 < c_t4_a1_1_mem1
	S += c_t4_a1_1_mem1 <= c_t4_a1_1

	c_t4_t10 = S.Task('c_t4_t10', length=1, delay_cost=1)
	c_t4_t10 += alt(ADD)

	c_t4_t10_mem0 = S.Task('c_t4_t10_mem0', length=1, delay_cost=1)
	c_t4_t10_mem0 += ADD_mem[3]
	S += 10 < c_t4_t10_mem0
	S += c_t4_t10_mem0 <= c_t4_t10

	c_t4_t10_mem1 = S.Task('c_t4_t10_mem1', length=1, delay_cost=1)
	c_t4_t10_mem1 += ADD_mem[0]
	S += 32 < c_t4_t10_mem1
	S += c_t4_t10_mem1 <= c_t4_t10

	c_t4_t11 = S.Task('c_t4_t11', length=1, delay_cost=1)
	c_t4_t11 += alt(ADD)

	c_t4_t11_mem0 = S.Task('c_t4_t11_mem0', length=1, delay_cost=1)
	c_t4_t11_mem0 += ADD_mem[1]
	S += 9 < c_t4_t11_mem0
	S += c_t4_t11_mem0 <= c_t4_t11

	c_t4_t11_mem1 = S.Task('c_t4_t11_mem1', length=1, delay_cost=1)
	c_t4_t11_mem1 += ADD_mem[3]
	S += 36 < c_t4_t11_mem1
	S += c_t4_t11_mem1 <= c_t4_t11

	c_t4_t3_t0_in = S.Task('c_t4_t3_t0_in', length=1, delay_cost=1)
	c_t4_t3_t0_in += alt(MUL_in)
	c_t4_t3_t0 = S.Task('c_t4_t3_t0', length=7, delay_cost=1)
	c_t4_t3_t0 += alt(MUL)
	S += c_t4_t3_t0>=c_t4_t3_t0_in

	c_t4_t3_t0_mem0 = S.Task('c_t4_t3_t0_mem0', length=1, delay_cost=1)
	c_t4_t3_t0_mem0 += ADD_mem[3]
	S += 10 < c_t4_t3_t0_mem0
	S += c_t4_t3_t0_mem0 <= c_t4_t3_t0

	c_t4_t3_t0_mem1 = S.Task('c_t4_t3_t0_mem1', length=1, delay_cost=1)
	c_t4_t3_t0_mem1 += ADD_mem[0]
	S += 32 < c_t4_t3_t0_mem1
	S += c_t4_t3_t0_mem1 <= c_t4_t3_t0

	c_t4_t3_t1_in = S.Task('c_t4_t3_t1_in', length=1, delay_cost=1)
	c_t4_t3_t1_in += alt(MUL_in)
	c_t4_t3_t1 = S.Task('c_t4_t3_t1', length=7, delay_cost=1)
	c_t4_t3_t1 += alt(MUL)
	S += c_t4_t3_t1>=c_t4_t3_t1_in

	c_t4_t3_t1_mem0 = S.Task('c_t4_t3_t1_mem0', length=1, delay_cost=1)
	c_t4_t3_t1_mem0 += ADD_mem[1]
	S += 9 < c_t4_t3_t1_mem0
	S += c_t4_t3_t1_mem0 <= c_t4_t3_t1

	c_t4_t3_t1_mem1 = S.Task('c_t4_t3_t1_mem1', length=1, delay_cost=1)
	c_t4_t3_t1_mem1 += ADD_mem[3]
	S += 36 < c_t4_t3_t1_mem1
	S += c_t4_t3_t1_mem1 <= c_t4_t3_t1

	c_t4_t3_t2 = S.Task('c_t4_t3_t2', length=1, delay_cost=1)
	c_t4_t3_t2 += alt(ADD)

	c_t4_t3_t2_mem0 = S.Task('c_t4_t3_t2_mem0', length=1, delay_cost=1)
	c_t4_t3_t2_mem0 += ADD_mem[3]
	S += 10 < c_t4_t3_t2_mem0
	S += c_t4_t3_t2_mem0 <= c_t4_t3_t2

	c_t4_t3_t2_mem1 = S.Task('c_t4_t3_t2_mem1', length=1, delay_cost=1)
	c_t4_t3_t2_mem1 += ADD_mem[1]
	S += 9 < c_t4_t3_t2_mem1
	S += c_t4_t3_t2_mem1 <= c_t4_t3_t2

	c_t4_t3_t3 = S.Task('c_t4_t3_t3', length=1, delay_cost=1)
	c_t4_t3_t3 += alt(ADD)

	c_t4_t3_t3_mem0 = S.Task('c_t4_t3_t3_mem0', length=1, delay_cost=1)
	c_t4_t3_t3_mem0 += ADD_mem[0]
	S += 32 < c_t4_t3_t3_mem0
	S += c_t4_t3_t3_mem0 <= c_t4_t3_t3

	c_t4_t3_t3_mem1 = S.Task('c_t4_t3_t3_mem1', length=1, delay_cost=1)
	c_t4_t3_t3_mem1 += ADD_mem[3]
	S += 36 < c_t4_t3_t3_mem1
	S += c_t4_t3_t3_mem1 <= c_t4_t3_t3

	c_t5_a1_0 = S.Task('c_t5_a1_0', length=1, delay_cost=1)
	c_t5_a1_0 += alt(ADD)

	c_t5_a1_0_mem0 = S.Task('c_t5_a1_0_mem0', length=1, delay_cost=1)
	c_t5_a1_0_mem0 += ADD_mem[2]
	S += 35 < c_t5_a1_0_mem0
	S += c_t5_a1_0_mem0 <= c_t5_a1_0

	c_t5_a1_0_mem1 = S.Task('c_t5_a1_0_mem1', length=1, delay_cost=1)
	c_t5_a1_0_mem1 += ADD_mem[1]
	S += 34 < c_t5_a1_0_mem1
	S += c_t5_a1_0_mem1 <= c_t5_a1_0

	c_t5_a1_1 = S.Task('c_t5_a1_1', length=1, delay_cost=1)
	c_t5_a1_1 += alt(ADD)

	c_t5_a1_1_mem0 = S.Task('c_t5_a1_1_mem0', length=1, delay_cost=1)
	c_t5_a1_1_mem0 += ADD_mem[1]
	S += 34 < c_t5_a1_1_mem0
	S += c_t5_a1_1_mem0 <= c_t5_a1_1

	c_t5_a1_1_mem1 = S.Task('c_t5_a1_1_mem1', length=1, delay_cost=1)
	c_t5_a1_1_mem1 += ADD_mem[2]
	S += 35 < c_t5_a1_1_mem1
	S += c_t5_a1_1_mem1 <= c_t5_a1_1

	c_t5_t10 = S.Task('c_t5_t10', length=1, delay_cost=1)
	c_t5_t10 += alt(ADD)

	c_t5_t10_mem0 = S.Task('c_t5_t10_mem0', length=1, delay_cost=1)
	c_t5_t10_mem0 += ADD_mem[0]
	S += 33 < c_t5_t10_mem0
	S += c_t5_t10_mem0 <= c_t5_t10

	c_t5_t10_mem1 = S.Task('c_t5_t10_mem1', length=1, delay_cost=1)
	c_t5_t10_mem1 += ADD_mem[2]
	S += 35 < c_t5_t10_mem1
	S += c_t5_t10_mem1 <= c_t5_t10

	c_t5_t11 = S.Task('c_t5_t11', length=1, delay_cost=1)
	c_t5_t11 += alt(ADD)

	c_t5_t11_mem0 = S.Task('c_t5_t11_mem0', length=1, delay_cost=1)
	c_t5_t11_mem0 += ADD_mem[3]
	S += 37 < c_t5_t11_mem0
	S += c_t5_t11_mem0 <= c_t5_t11

	c_t5_t11_mem1 = S.Task('c_t5_t11_mem1', length=1, delay_cost=1)
	c_t5_t11_mem1 += ADD_mem[1]
	S += 34 < c_t5_t11_mem1
	S += c_t5_t11_mem1 <= c_t5_t11

	c_t5_t3_t0_in = S.Task('c_t5_t3_t0_in', length=1, delay_cost=1)
	c_t5_t3_t0_in += alt(MUL_in)
	c_t5_t3_t0 = S.Task('c_t5_t3_t0', length=7, delay_cost=1)
	c_t5_t3_t0 += alt(MUL)
	S += c_t5_t3_t0>=c_t5_t3_t0_in

	c_t5_t3_t0_mem0 = S.Task('c_t5_t3_t0_mem0', length=1, delay_cost=1)
	c_t5_t3_t0_mem0 += ADD_mem[0]
	S += 33 < c_t5_t3_t0_mem0
	S += c_t5_t3_t0_mem0 <= c_t5_t3_t0

	c_t5_t3_t0_mem1 = S.Task('c_t5_t3_t0_mem1', length=1, delay_cost=1)
	c_t5_t3_t0_mem1 += ADD_mem[2]
	S += 35 < c_t5_t3_t0_mem1
	S += c_t5_t3_t0_mem1 <= c_t5_t3_t0

	c_t5_t3_t1_in = S.Task('c_t5_t3_t1_in', length=1, delay_cost=1)
	c_t5_t3_t1_in += alt(MUL_in)
	c_t5_t3_t1 = S.Task('c_t5_t3_t1', length=7, delay_cost=1)
	c_t5_t3_t1 += alt(MUL)
	S += c_t5_t3_t1>=c_t5_t3_t1_in

	c_t5_t3_t1_mem0 = S.Task('c_t5_t3_t1_mem0', length=1, delay_cost=1)
	c_t5_t3_t1_mem0 += ADD_mem[3]
	S += 37 < c_t5_t3_t1_mem0
	S += c_t5_t3_t1_mem0 <= c_t5_t3_t1

	c_t5_t3_t1_mem1 = S.Task('c_t5_t3_t1_mem1', length=1, delay_cost=1)
	c_t5_t3_t1_mem1 += ADD_mem[1]
	S += 34 < c_t5_t3_t1_mem1
	S += c_t5_t3_t1_mem1 <= c_t5_t3_t1

	c_t5_t3_t2 = S.Task('c_t5_t3_t2', length=1, delay_cost=1)
	c_t5_t3_t2 += alt(ADD)

	c_t5_t3_t2_mem0 = S.Task('c_t5_t3_t2_mem0', length=1, delay_cost=1)
	c_t5_t3_t2_mem0 += ADD_mem[0]
	S += 33 < c_t5_t3_t2_mem0
	S += c_t5_t3_t2_mem0 <= c_t5_t3_t2

	c_t5_t3_t2_mem1 = S.Task('c_t5_t3_t2_mem1', length=1, delay_cost=1)
	c_t5_t3_t2_mem1 += ADD_mem[3]
	S += 37 < c_t5_t3_t2_mem1
	S += c_t5_t3_t2_mem1 <= c_t5_t3_t2

	c_t5_t3_t3 = S.Task('c_t5_t3_t3', length=1, delay_cost=1)
	c_t5_t3_t3 += alt(ADD)

	c_t5_t3_t3_mem0 = S.Task('c_t5_t3_t3_mem0', length=1, delay_cost=1)
	c_t5_t3_t3_mem0 += ADD_mem[2]
	S += 35 < c_t5_t3_t3_mem0
	S += c_t5_t3_t3_mem0 <= c_t5_t3_t3

	c_t5_t3_t3_mem1 = S.Task('c_t5_t3_t3_mem1', length=1, delay_cost=1)
	c_t5_t3_t3_mem1 += ADD_mem[1]
	S += 34 < c_t5_t3_t3_mem1
	S += c_t5_t3_t3_mem1 <= c_t5_t3_t3

	solvers.mip.solve(S,msg=1,kind='CPLEX',ratio_gap=1.01)

	solution = [['hoge']*len(S.solution()[1]) for i in range(len(S.solution()))]
	for i in range(len(S.solution())):
		for j in range(len(S.solution()[i])):
			solution[i][j]=str(S.solution()[i][j])
	print(solution)

	cycles = int(solution[-1][3])

	pic_file_name = "/home/mfukuda/pairing_automation_design2/bls12-440/scheduling/SQR_mul1_add4/SQR_2.png"
	if(S.solution() != []):
		plotters.matplotlib.plot(S,img_filename=pic_file_name, vertical_text=True, fig_size=(cycles*0.25+3, 5), show_task_labels=False)

	return solution
